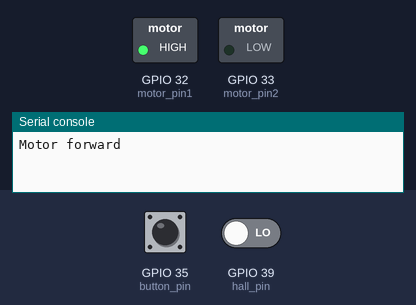
Recording of a program running on a simulated ESP32 board running MicroPython. Shown: switched loads named in the program (green lamp = pin HIGH), the last lines printed to the serial console. Inputs (shaded band) come from the test bench; at power-on: GPIO 35 (button_pin) HIGH, GPIO 39 (hall_pin) LOW.

Above: at 1.2 s.
1.3 s: GPIO 35 (button_pin) pulled LOW for 0.15 s
4.4 s: GPIO 39 (hall_pin) driven HIGH
At 5.6 s:
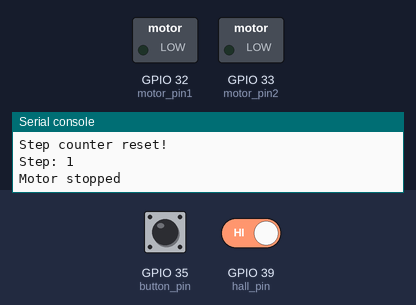
At 8.4 s:
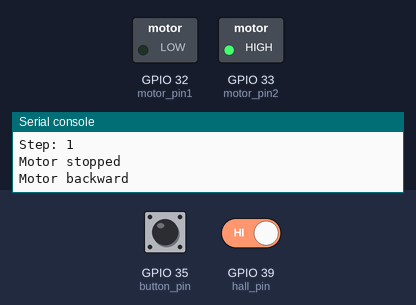
Timing chart, 0 to 13.4 s (numbered marks = the images above; inputs shaded):
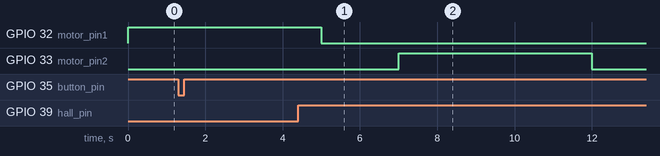

The program:

motor_control.py
```python
from machine import Pin
import time

# Motor control pins
motor_pin1 = Pin(32, Pin.OUT)
motor_pin2 = Pin(33, Pin.OUT)

# Hall sensor pin
hall_pin = Pin(39, Pin.IN)

# Button pin (using pull-up resistor)
button_pin = Pin(35, Pin.IN, Pin.PULL_UP)

# Step counter
step_count = 0

def motor_forward():
    motor_pin1.value(1)
    motor_pin2.value(0)
    print("Motor forward")

def motor_backward():
    motor_pin1.value(0)
    motor_pin2.value(1)
    print("Motor backward")

def motor_stop():
    motor_pin1.value(0)
    motor_pin2.value(0)
    print("Motor stopped")

# Hall sensor interrupt handler
def hall_interrupt_handler(pin):
    global step_count
    step_count += 1
    print("Step:", step_count)

# Set up hall sensor interrupt
hall_pin.irq(trigger=Pin.IRQ_RISING, handler=hall_interrupt_handler)

# Button interrupt handler
def button_interrupt_handler(pin):
    global step_count
    step_count = 0
    print("Step counter reset!")

# Set up button interrupt (falling edge, because of pull-up)
button_pin.irq(trigger=Pin.IRQ_FALLING, handler=button_interrupt_handler)

while True:
    motor_forward()
    time.sleep(5)

    motor_stop()
    time.sleep(2)

    motor_backward()
    time.sleep(5)

    motor_stop()
    time.sleep(2)

    # Optional: Print total steps (uncomment if needed)
    # print("Total steps:", step_count)
    # time.sleep(1)
```
